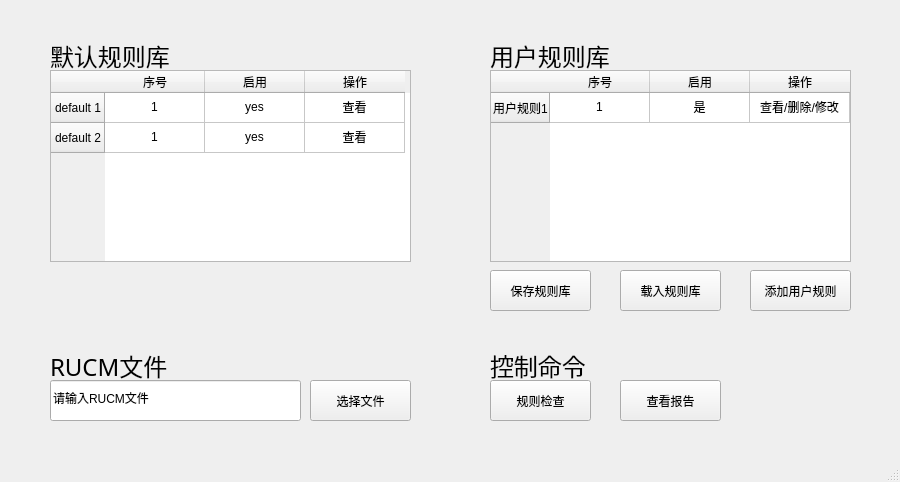
<?xml version="1.0" encoding="UTF-8"?>
<ui version="4.0">
 <class>MainWindow</class>
 <widget class="QMainWindow" name="MainWindow">
  <property name="geometry">
   <rect>
    <x>0</x>
    <y>0</y>
    <width>900</width>
    <height>482</height>
   </rect>
  </property>
  <property name="windowTitle">
   <string>MainWindow</string>
  </property>
  <widget class="QWidget" name="centralwidget">
   <widget class="QTableWidget" name="tableWidget">
    <property name="geometry">
     <rect>
      <x>50</x>
      <y>70</y>
      <width>361</width>
      <height>192</height>
     </rect>
    </property>
    <row>
     <property name="text">
      <string>default 1</string>
     </property>
     <property name="textAlignment">
      <set>AlignCenter</set>
     </property>
    </row>
    <row>
     <property name="text">
      <string>default 2</string>
     </property>
     <property name="textAlignment">
      <set>AlignCenter</set>
     </property>
    </row>
    <column>
     <property name="text">
      <string>序号</string>
     </property>
     <property name="textAlignment">
      <set>AlignCenter</set>
     </property>
    </column>
    <column>
     <property name="text">
      <string>启用</string>
     </property>
    </column>
    <column>
     <property name="text">
      <string>操作</string>
     </property>
    </column>
    <item row="0" column="0">
     <property name="text">
      <string>1</string>
     </property>
     <property name="textAlignment">
      <set>AlignCenter</set>
     </property>
    </item>
    <item row="0" column="1">
     <property name="text">
      <string>yes</string>
     </property>
     <property name="textAlignment">
      <set>AlignCenter</set>
     </property>
    </item>
    <item row="0" column="2">
     <property name="text">
      <string>查看</string>
     </property>
     <property name="textAlignment">
      <set>AlignCenter</set>
     </property>
    </item>
    <item row="1" column="0">
     <property name="text">
      <string>1</string>
     </property>
     <property name="textAlignment">
      <set>AlignCenter</set>
     </property>
    </item>
    <item row="1" column="1">
     <property name="text">
      <string>yes</string>
     </property>
     <property name="textAlignment">
      <set>AlignCenter</set>
     </property>
    </item>
    <item row="1" column="2">
     <property name="text">
      <string>查看</string>
     </property>
     <property name="textAlignment">
      <set>AlignCenter</set>
     </property>
    </item>
   </widget>
   <widget class="QLabel" name="label">
    <property name="geometry">
     <rect>
      <x>50</x>
      <y>40</y>
      <width>131</width>
      <height>31</height>
     </rect>
    </property>
    <property name="font">
     <font>
      <family>Adobe Devanagari</family>
      <pointsize>18</pointsize>
     </font>
    </property>
    <property name="frameShape">
     <enum>QFrame::NoFrame</enum>
    </property>
    <property name="frameShadow">
     <enum>QFrame::Sunken</enum>
    </property>
    <property name="text">
     <string>默认规则库</string>
    </property>
    <property name="wordWrap">
     <bool>false</bool>
    </property>
    <property name="margin">
     <number>0</number>
    </property>
    <property name="indent">
     <number>0</number>
    </property>
   </widget>
   <widget class="QTableWidget" name="tableWidget_2">
    <property name="geometry">
     <rect>
      <x>490</x>
      <y>70</y>
      <width>361</width>
      <height>192</height>
     </rect>
    </property>
    <row>
     <property name="text">
      <string>用户规则1</string>
     </property>
    </row>
    <column>
     <property name="text">
      <string>序号</string>
     </property>
    </column>
    <column>
     <property name="text">
      <string>启用</string>
     </property>
    </column>
    <column>
     <property name="text">
      <string>操作</string>
     </property>
    </column>
    <item row="0" column="0">
     <property name="text">
      <string>1</string>
     </property>
     <property name="textAlignment">
      <set>AlignCenter</set>
     </property>
    </item>
    <item row="0" column="1">
     <property name="text">
      <string>是</string>
     </property>
     <property name="textAlignment">
      <set>AlignCenter</set>
     </property>
    </item>
    <item row="0" column="2">
     <property name="text">
      <string>查看/删除/修改</string>
     </property>
     <property name="textAlignment">
      <set>AlignCenter</set>
     </property>
    </item>
   </widget>
   <widget class="QLabel" name="label_2">
    <property name="geometry">
     <rect>
      <x>490</x>
      <y>40</y>
      <width>131</width>
      <height>31</height>
     </rect>
    </property>
    <property name="font">
     <font>
      <family>Adobe Devanagari</family>
      <pointsize>18</pointsize>
     </font>
    </property>
    <property name="frameShape">
     <enum>QFrame::NoFrame</enum>
    </property>
    <property name="frameShadow">
     <enum>QFrame::Sunken</enum>
    </property>
    <property name="text">
     <string>用户规则库</string>
    </property>
    <property name="wordWrap">
     <bool>false</bool>
    </property>
    <property name="margin">
     <number>0</number>
    </property>
    <property name="indent">
     <number>0</number>
    </property>
   </widget>
   <widget class="QLineEdit" name="lineEdit">
    <property name="geometry">
     <rect>
      <x>50</x>
      <y>380</y>
      <width>251</width>
      <height>41</height>
     </rect>
    </property>
    <property name="text">
     <string>请输入RUCM文件</string>
    </property>
   </widget>
   <widget class="QPushButton" name="pushButton">
    <property name="geometry">
     <rect>
      <x>310</x>
      <y>380</y>
      <width>101</width>
      <height>41</height>
     </rect>
    </property>
    <property name="text">
     <string>选择文件</string>
    </property>
   </widget>
   <widget class="QLabel" name="label_3">
    <property name="geometry">
     <rect>
      <x>50</x>
      <y>350</y>
      <width>131</width>
      <height>31</height>
     </rect>
    </property>
    <property name="font">
     <font>
      <family>Adobe Devanagari</family>
      <pointsize>18</pointsize>
     </font>
    </property>
    <property name="frameShape">
     <enum>QFrame::NoFrame</enum>
    </property>
    <property name="frameShadow">
     <enum>QFrame::Sunken</enum>
    </property>
    <property name="text">
     <string>RUCM文件</string>
    </property>
    <property name="wordWrap">
     <bool>false</bool>
    </property>
    <property name="margin">
     <number>0</number>
    </property>
    <property name="indent">
     <number>0</number>
    </property>
   </widget>
   <widget class="QPushButton" name="pushButton_2">
    <property name="geometry">
     <rect>
      <x>750</x>
      <y>270</y>
      <width>101</width>
      <height>41</height>
     </rect>
    </property>
    <property name="text">
     <string>添加用户规则</string>
    </property>
   </widget>
   <widget class="QPushButton" name="pushButton_3">
    <property name="geometry">
     <rect>
      <x>490</x>
      <y>380</y>
      <width>101</width>
      <height>41</height>
     </rect>
    </property>
    <property name="text">
     <string>规则检查</string>
    </property>
   </widget>
   <widget class="QPushButton" name="pushButton_4">
    <property name="geometry">
     <rect>
      <x>620</x>
      <y>380</y>
      <width>101</width>
      <height>41</height>
     </rect>
    </property>
    <property name="text">
     <string>查看报告</string>
    </property>
   </widget>
   <widget class="QLabel" name="label_4">
    <property name="geometry">
     <rect>
      <x>490</x>
      <y>350</y>
      <width>131</width>
      <height>31</height>
     </rect>
    </property>
    <property name="font">
     <font>
      <family>Adobe Devanagari</family>
      <pointsize>18</pointsize>
     </font>
    </property>
    <property name="frameShape">
     <enum>QFrame::NoFrame</enum>
    </property>
    <property name="frameShadow">
     <enum>QFrame::Sunken</enum>
    </property>
    <property name="text">
     <string>控制命令</string>
    </property>
    <property name="wordWrap">
     <bool>false</bool>
    </property>
    <property name="margin">
     <number>0</number>
    </property>
    <property name="indent">
     <number>0</number>
    </property>
   </widget>
   <widget class="QPushButton" name="pushButton_5">
    <property name="geometry">
     <rect>
      <x>490</x>
      <y>270</y>
      <width>101</width>
      <height>41</height>
     </rect>
    </property>
    <property name="text">
     <string>保存规则库</string>
    </property>
   </widget>
   <widget class="QPushButton" name="pushButton_6">
    <property name="geometry">
     <rect>
      <x>620</x>
      <y>270</y>
      <width>101</width>
      <height>41</height>
     </rect>
    </property>
    <property name="text">
     <string>载入规则库</string>
    </property>
   </widget>
  </widget>
  <widget class="QStatusBar" name="statusbar"/>
 </widget>
 <resources/>
 <connections/>
</ui>
